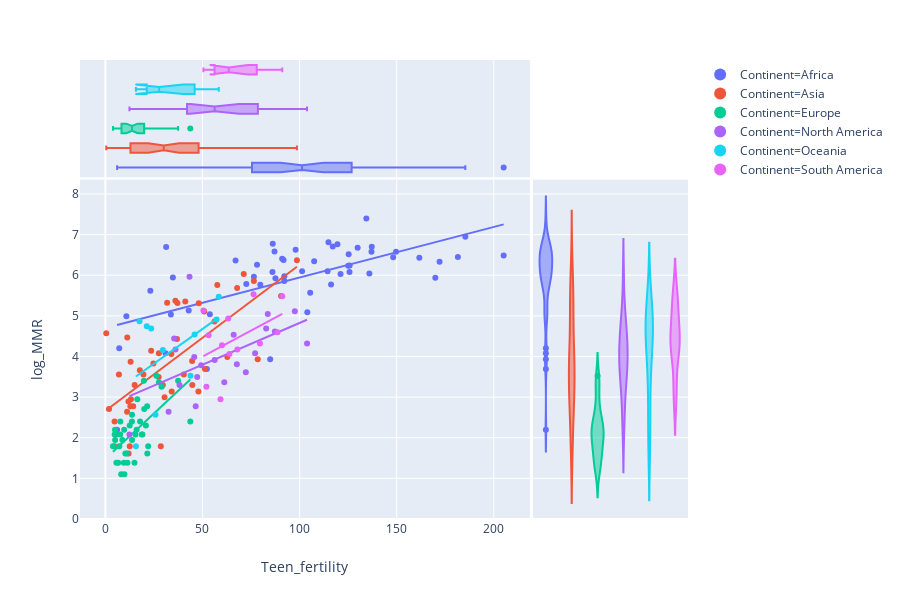

Source (notebook cell):
### Code cell
px.scatter(df_dummies, x="Teen_fertility", y="log_MMR", color="Continent", marginal_y="violin", 
           marginal_x="box", trendline="ols")

### Figure 1 — Plotly figure (JSON) as saved in the notebook; plotly's stock layout.template omitted (floating-point values rounded to 4 significant figures)
{"data": [{"hovertemplate": "Continent=Africa<br>Teen_fertility=%{x}<br>log_MMR=%{y}<extra></extra>", "legendgroup": "Continent=Africa", "marker": {"color": "#636efa", "symbol": "circle"}, "mode": "markers", "name": "Continent=Africa", "showlegend": true, "type": "scatter", "uid": "bbf6c916-7df0-4cf6-8329-d1a64b50869c", "x": [10.81, 172.1, 101.3, 42.9, 121.1, 31.29, 84.88, 125.3, 114.9, 185.4, 76.47, 129.9, 125.1, 137.0, 23.15, 52.27, 169.9, 67.04, 86.04, 78.09, 116.2, 97.97, 72.56, 149.7, 107.5, 91.04, 91.75, 137.2, 6.03, 125.7, 148.2, 181.5, 87.11, 30.98, 33.75, 161.7, 79.78, 205.1, 119.5, 34.77, 104.0, 87.57, 134.4, 117.1, 53.81, 86.18, 92.15, 125.8, 92.14, 7.127, 136.0, 105.5, 114.4], "xaxis": "x", "y": [4.99, 6.33, 6.1, 5.13, 6.033, 6.695, 3.932, 6.516, 6.812, 6.947, 5.961, 6.677, 6.232, 6.575, 5.617, 3.689, 5.938, 6.361, 6.078, 6.26, 5.775, 6.624, 5.784, 6.579, 6.346, 6.405, 6.375, 6.698, 2.197, 6.078, 6.444, 6.446, 6.583, 4.078, 5.03, 6.428, 5.765, 6.488, 6.765, 5.943, 5.088, 5.927, 7.396, 6.709, 5.037, 6.775, 5.855, 6.242, 5.974, 4.205, 6.04, 5.568, 6.1], "yaxis": "y"}, {"alignmentgroup": "True", "hovertemplate": "Continent=Africa<br>Teen_fertility=%{x}<extra></extra>", "legendgroup": "Continent=Africa", "marker": {"color": "#636efa", "symbol": "circle"}, "name": "Continent=Africa", "notched": true, "offsetgroup": "Continent=Africa", "showlegend": false, "type": "box", "uid": "5cc6b5ec-3457-4539-9f6e-4dfe59eb2688", "x": [10.81, 172.1, 101.3, 42.9, 121.1, 31.29, 84.88, 125.3, 114.9, 185.4, 76.47, 129.9, 125.1, 137.0, 23.15, 52.27, 169.9, 67.04, 86.04, 78.09, 116.2, 97.97, 72.56, 149.7, 107.5, 91.04, 91.75, 137.2, 6.03, 125.7, 148.2, 181.5, 87.11, 30.98, 33.75, 161.7, 79.78, 205.1, 119.5, 34.77, 104.0, 87.57, 134.4, 117.1, 53.81, 86.18, 92.15, 125.8, 92.14, 7.127, 136.0, 105.5, 114.4], "xaxis": "x", "yaxis": "y2"}, {"alignmentgroup": "True", "hovertemplate": "Continent=Africa<br>log_MMR=%{y}<extra></extra>", "legendgroup": "Continent=Africa", "marker": {"color": "#636efa", "symbol": "circle"}, "name": "Continent=Africa", "offsetgroup": "Continent=Africa", "scalegroup": "y", "showlegend": false, "type": "violin", "uid": "b25349b7-bd9c-49bf-977b-7dcc7b88bc03", "xaxis": "x2", "y": [4.99, 6.33, 6.1, 5.13, 6.033, 6.695, 3.932, 6.516, 6.812, 6.947, 5.961, 6.677, 6.232, 6.575, 5.617, 3.689, 5.938, 6.361, 6.078, 6.26, 5.775, 6.624, 5.784, 6.579, 6.346, 6.405, 6.375, 6.698, 2.197, 6.078, 6.444, 6.446, 6.583, 4.078, 5.03, 6.428, 5.765, 6.488, 6.765, 5.943, 5.088, 5.927, 7.396, 6.709, 5.037, 6.775, 5.855, 6.242, 5.974, 4.205, 6.04, 5.568, 6.1], "yaxis": "y"}, {"hovertemplate": "<b>OLS trendline</b><br>log_MMR = 0.012444 * Teen_fertility + 4.699132<br>R<sup>2</sup>=0.392131<br><br>Continent=Africa<br>Teen_fertility=%{x}<br>log_MMR=%{y} <b>(trend)</b><extra></extra>", "legendgroup": "Continent=Africa", "marker": {"color": "#636efa", "symbol": "circle"}, "mode": "lines", "name": "Continent=Africa", "showlegend": false, "type": "scatter", "uid": "dbe8357a-7909-4c70-a841-580de8de26ca", "x": [6.03, 7.127, 10.81, 23.15, 30.98, 31.29, 33.75, 34.77, 42.9, 52.27, 53.81, 67.04, 72.56, 76.47, 78.09, 79.78, 84.88, 86.04, 86.18, 87.11, 87.57, 91.04, 91.75, 92.14, 92.15, 97.97, 101.3, 104.0, 105.5, 107.5, 114.4, 114.9, 116.2, 117.1, 119.5, 121.1, 125.1, 125.3, 125.7, 125.8, 129.9, 134.4, 136.0, 137.0, 137.2, 148.2, 149.7, 161.7, 169.9, 172.1, 181.5, 185.4, 205.1], "xaxis": "x", "y": [4.774, 4.788, 4.834, 4.987, 5.085, 5.089, 5.119, 5.132, 5.233, 5.35, 5.369, 5.533, 5.602, 5.651, 5.671, 5.692, 5.755, 5.77, 5.772, 5.783, 5.789, 5.832, 5.841, 5.846, 5.846, 5.918, 5.96, 5.993, 6.012, 6.037, 6.123, 6.129, 6.145, 6.156, 6.186, 6.206, 6.255, 6.258, 6.264, 6.265, 6.316, 6.371, 6.391, 6.404, 6.406, 6.543, 6.562, 6.711, 6.813, 6.841, 6.958, 7.006, 7.251], "yaxis": "y"}, {"hovertemplate": "Continent=Asia<br>Teen_fertility=%{x}<br>log_MMR=%{y}<extra></extra>", "legendgroup": "Continent=Asia", "marker": {"color": "#EF553B", "symbol": "circle"}, "mode": "markers", "name": "Continent=Asia", "showlegend": true, "type": "scatter", "uid": "f4bdd5eb-60cc-40dd-aece-d670900d5eb0", "x": [98.63, 27.44, 44.77, 14.31, 90.47, 37.1, 15.07, 48.08, 6.972, 5.671, 51.29, 36.05, 50.89, 29.6, 78.45, 12.54, 4.733, 27.55, 30.47, 0.4432, 1.859, 11.95, 36.86, 67.84, 13.15, 12.99, 11.28, 23.58, 31.81, 76.45, 11.88, 41.14, 56.2, 12.86, 11.17, 4.73, 19.58, 44.68, 40.4, 47.91, 57.65, 34.15, 24.73, 28.53, 17.75, 33.95, 62.81, 71.24], "xaxis": "x", "y": [6.37, 3.497, 3.296, 2.773, 5.489, 5.318, 3.296, 5.308, 3.555, 2.079, 3.689, 5.371, 5.106, 3.296, 3.932, 1.792, 1.792, 4.078, 2.996, 4.575, 2.708, 1.609, 4.431, 5.684, 2.944, 3.871, 4.466, 4.143, 5.323, 5.855, 2.89, 5.352, 4.86, 2.773, 2.639, 2.398, 3.555, 3.892, 3.555, 3.135, 5.759, 3.135, 3.829, 1.792, 3.664, 4.06, 3.989, 6.031], "yaxis": "y"}, {"alignmentgroup": "True", "hovertemplate": "Continent=Asia<br>Teen_fertility=%{x}<extra></extra>", "legendgroup": "Continent=Asia", "marker": {"color": "#EF553B", "symbol": "circle"}, "name": "Continent=Asia", "notched": true, "offsetgroup": "Continent=Asia", "showlegend": false, "type": "box", "uid": "10030ab6-4ba7-42e1-bba3-87d4e57faaa2", "x": [98.63, 27.44, 44.77, 14.31, 90.47, 37.1, 15.07, 48.08, 6.972, 5.671, 51.29, 36.05, 50.89, 29.6, 78.45, 12.54, 4.733, 27.55, 30.47, 0.4432, 1.859, 11.95, 36.86, 67.84, 13.15, 12.99, 11.28, 23.58, 31.81, 76.45, 11.88, 41.14, 56.2, 12.86, 11.17, 4.73, 19.58, 44.68, 40.4, 47.91, 57.65, 34.15, 24.73, 28.53, 17.75, 33.95, 62.81, 71.24], "xaxis": "x", "yaxis": "y2"}, {"alignmentgroup": "True", "hovertemplate": "Continent=Asia<br>log_MMR=%{y}<extra></extra>", "legendgroup": "Continent=Asia", "marker": {"color": "#EF553B", "symbol": "circle"}, "name": "Continent=Asia", "offsetgroup": "Continent=Asia", "scalegroup": "y", "showlegend": false, "type": "violin", "uid": "2052067d-6048-4050-a580-29e24d387e79", "xaxis": "x2", "y": [6.37, 3.497, 3.296, 2.773, 5.489, 5.318, 3.296, 5.308, 3.555, 2.079, 3.689, 5.371, 5.106, 3.296, 3.932, 1.792, 1.792, 4.078, 2.996, 4.575, 2.708, 1.609, 4.431, 5.684, 2.944, 3.871, 4.466, 4.143, 5.323, 5.855, 2.89, 5.352, 4.86, 2.773, 2.639, 2.398, 3.555, 3.892, 3.555, 3.135, 5.759, 3.135, 3.829, 1.792, 3.664, 4.06, 3.989, 6.031], "yaxis": "y"}, {"hovertemplate": "<b>OLS trendline</b><br>log_MMR = 0.035969 * Teen_fertility + 2.660218<br>R<sup>2</sup>=0.491335<br><br>Continent=Asia<br>Teen_fertility=%{x}<br>log_MMR=%{y} <b>(trend)</b><extra></extra>", "legendgroup": "Continent=Asia", "marker": {"color": "#EF553B", "symbol": "circle"}, "mode": "lines", "name": "Continent=Asia", "showlegend": false, "type": "scatter", "uid": "5856fe26-fa30-43bd-b99f-678d3cc3a209", "x": [0.4432, 1.859, 4.73, 4.733, 5.671, 6.972, 11.17, 11.28, 11.88, 11.95, 12.54, 12.86, 12.99, 13.15, 14.31, 15.07, 17.75, 19.58, 23.58, 24.73, 27.44, 27.55, 28.53, 29.6, 30.47, 31.81, 33.95, 34.15, 36.05, 36.86, 37.1, 40.4, 41.14, 44.68, 44.77, 47.91, 48.08, 50.89, 51.29, 56.2, 57.65, 62.81, 67.84, 71.24, 76.45, 78.45, 90.47, 98.63], "xaxis": "x", "y": [2.676, 2.727, 2.83, 2.83, 2.864, 2.911, 3.062, 3.066, 3.087, 3.09, 3.111, 3.123, 3.127, 3.133, 3.175, 3.202, 3.299, 3.365, 3.508, 3.55, 3.647, 3.651, 3.686, 3.725, 3.756, 3.804, 3.882, 3.889, 3.957, 3.986, 3.995, 4.113, 4.14, 4.267, 4.271, 4.384, 4.39, 4.491, 4.505, 4.682, 4.734, 4.919, 5.1, 5.223, 5.41, 5.482, 5.914, 6.208], "yaxis": "y"}, {"hovertemplate": "Continent=Europe<br>Teen_fertility=%{x}<br>log_MMR=%{y}<extra></extra>", "legendgroup": "Continent=Europe", "marker": {"color": "#00cc96", "symbol": "circle"}, "mode": "markers", "name": "Continent=Europe", "showlegend": true, "type": "scatter", "uid": "d68ac5c7-277b-4eaa-a74d-5230ac2e6d5e", "x": [19.82, 9.529, 21.58, 7.629, 13.71, 43.72, 12.53, 11.07, 5.009, 18.7, 8.146, 9.675, 8.746, 9.789, 20.01, 11.34, 13.72, 6.591, 16.44, 16.1, 7.693, 17.84, 26.26, 15.48, 4.786, 19.09, 7.189, 14.98, 13.66, 37.44, 27.57, 21.51, 22.03, 4.967, 10.29, 5.653, 3.901, 28.94, 20.86], "xaxis": "x", "y": [3.401, 1.386, 1.609, 2.079, 2.565, 2.398, 2.303, 1.609, 1.946, 2.079, 1.099, 2.197, 1.946, 1.099, 2.708, 1.386, 1.946, 1.386, 2.944, 2.197, 2.398, 2.398, 3.526, 2.079, 2.079, 2.079, 1.792, 1.386, 2.398, 3.401, 3.367, 2.773, 1.792, 2.197, 1.609, 1.386, 1.792, 3.258, 2.303], "yaxis": "y"}, {"alignmentgroup": "True", "hovertemplate": "Continent=Europe<br>Teen_fertility=%{x}<extra></extra>", "legendgroup": "Continent=Europe", "marker": {"color": "#00cc96", "symbol": "circle"}, "name": "Continent=Europe", "notched": true, "offsetgroup": "Continent=Europe", "showlegend": false, "type": "box", "uid": "fbfbcc7d-0bea-4f6c-aa5a-03a9e586f2e4", "x": [19.82, 9.529, 21.58, 7.629, 13.71, 43.72, 12.53, 11.07, 5.009, 18.7, 8.146, 9.675, 8.746, 9.789, 20.01, 11.34, 13.72, 6.591, 16.44, 16.1, 7.693, 17.84, 26.26, 15.48, 4.786, 19.09, 7.189, 14.98, 13.66, 37.44, 27.57, 21.51, 22.03, 4.967, 10.29, 5.653, 3.901, 28.94, 20.86], "xaxis": "x", "yaxis": "y2"}, {"alignmentgroup": "True", "hovertemplate": "Continent=Europe<br>log_MMR=%{y}<extra></extra>", "legendgroup": "Continent=Europe", "marker": {"color": "#00cc96", "symbol": "circle"}, "name": "Continent=Europe", "offsetgroup": "Continent=Europe", "scalegroup": "y", "showlegend": false, "type": "violin", "uid": "40113ddf-98f5-4ea1-afae-6a4b640775bd", "xaxis": "x2", "y": [3.401, 1.386, 1.609, 2.079, 2.565, 2.398, 2.303, 1.609, 1.946, 2.079, 1.099, 2.197, 1.946, 1.099, 2.708, 1.386, 1.946, 1.386, 2.944, 2.197, 2.398, 2.398, 3.526, 2.079, 2.079, 2.079, 1.792, 1.386, 2.398, 3.401, 3.367, 2.773, 1.792, 2.197, 1.609, 1.386, 1.792, 3.258, 2.303], "yaxis": "y"}, {"hovertemplate": "<b>OLS trendline</b><br>log_MMR = 0.044555 * Teen_fertility + 1.482922<br>R<sup>2</sup>=0.377235<br><br>Continent=Europe<br>Teen_fertility=%{x}<br>log_MMR=%{y} <b>(trend)</b><extra></extra>", "legendgroup": "Continent=Europe", "marker": {"color": "#00cc96", "symbol": "circle"}, "mode": "lines", "name": "Continent=Europe", "showlegend": false, "type": "scatter", "uid": "02f1e55e-2d1d-4b50-96cb-8cf2afb8c7ff", "x": [3.901, 4.786, 4.967, 5.009, 5.653, 6.591, 7.189, 7.629, 7.693, 8.146, 8.746, 9.529, 9.675, 9.789, 10.29, 11.07, 11.34, 12.53, 13.66, 13.71, 13.72, 14.98, 15.48, 16.1, 16.44, 17.84, 18.7, 19.09, 19.82, 20.01, 20.86, 21.51, 21.58, 22.03, 26.26, 27.57, 28.94, 37.44, 43.72], "xaxis": "x", "y": [1.657, 1.696, 1.704, 1.706, 1.735, 1.777, 1.803, 1.823, 1.826, 1.846, 1.873, 1.907, 1.914, 1.919, 1.941, 1.976, 1.988, 2.041, 2.092, 2.094, 2.094, 2.15, 2.173, 2.2, 2.215, 2.278, 2.316, 2.333, 2.366, 2.374, 2.412, 2.441, 2.445, 2.464, 2.653, 2.711, 2.772, 3.151, 3.431], "yaxis": "y"}, {"hovertemplate": "Continent=North America<br>Teen_fertility=%{x}<br>log_MMR=%{y}<extra></extra>", "legendgroup": "Continent=North America", "marker": {"color": "#ab63fa", "symbol": "circle"}, "mode": "markers", "name": "Continent=North America", "showlegend": true, "type": "scatter", "uid": "cf1bdecb-25ba-49c3-a3cc-97cd46974ab5", "x": [35.42, 47.29, 72.32, 12.38, 61.23, 49.35, 103.9, 77.11, 38.18, 82.79, 43.33, 83.63, 66.06, 67.7, 97.55, 87.29, 46.51, 45.76, 56.28, 36.12, 32.55], "xaxis": "x", "y": [4.443, 3.497, 3.611, 2.079, 3.367, 3.784, 4.317, 4.078, 3.296, 4.691, 5.964, 5.043, 4.533, 3.807, 5.112, 4.615, 2.773, 3.989, 3.912, 4.174, 2.639], "yaxis": "y"}, {"alignmentgroup": "True", "hovertemplate": "Continent=North America<br>Teen_fertility=%{x}<extra></extra>", "legendgroup": "Continent=North America", "marker": {"color": "#ab63fa", "symbol": "circle"}, "name": "Continent=North America", "notched": true, "offsetgroup": "Continent=North America", "showlegend": false, "type": "box", "uid": "d0793537-0074-4555-b664-5d8086e6534a", "x": [35.42, 47.29, 72.32, 12.38, 61.23, 49.35, 103.9, 77.11, 38.18, 82.79, 43.33, 83.63, 66.06, 67.7, 97.55, 87.29, 46.51, 45.76, 56.28, 36.12, 32.55], "xaxis": "x", "yaxis": "y2"}, {"alignmentgroup": "True", "hovertemplate": "Continent=North America<br>log_MMR=%{y}<extra></extra>", "legendgroup": "Continent=North America", "marker": {"color": "#ab63fa", "symbol": "circle"}, "name": "Continent=North America", "offsetgroup": "Continent=North America", "scalegroup": "y", "showlegend": false, "type": "violin", "uid": "ba184c8f-8936-45cd-9ab6-332fc484fd48", "xaxis": "x2", "y": [4.443, 3.497, 3.611, 2.079, 3.367, 3.784, 4.317, 4.078, 3.296, 4.691, 5.964, 5.043, 4.533, 3.807, 5.112, 4.615, 2.773, 3.989, 3.912, 4.174, 2.639], "yaxis": "y"}, {"hovertemplate": "<b>OLS trendline</b><br>log_MMR = 0.020546 * Teen_fertility + 2.771015<br>R<sup>2</sup>=0.296641<br><br>Continent=North America<br>Teen_fertility=%{x}<br>log_MMR=%{y} <b>(trend)</b><extra></extra>", "legendgroup": "Continent=North America", "marker": {"color": "#ab63fa", "symbol": "circle"}, "mode": "lines", "name": "Continent=North America", "showlegend": false, "type": "scatter", "uid": "a10a8822-f464-42cf-8ee3-92633a8e73ec", "x": [12.38, 32.55, 35.42, 36.12, 38.18, 43.33, 45.76, 46.51, 47.29, 49.35, 56.28, 61.23, 66.06, 67.7, 72.32, 77.11, 82.79, 83.63, 87.29, 97.55, 103.9], "xaxis": "x", "y": [3.025, 3.44, 3.499, 3.513, 3.555, 3.661, 3.711, 3.727, 3.743, 3.785, 3.927, 4.029, 4.128, 4.162, 4.257, 4.355, 4.472, 4.489, 4.564, 4.775, 4.905], "yaxis": "y"}, {"hovertemplate": "Continent=Oceania<br>Teen_fertility=%{x}<br>log_MMR=%{y}<extra></extra>", "legendgroup": "Continent=Oceania", "marker": {"color": "#19d3f3", "symbol": "circle"}, "mode": "markers", "name": "Continent=Oceania", "showlegend": true, "type": "scatter", "uid": "c03da166-fcb1-4bb5-ac20-f4f3a8955a22", "x": [15.72, 43.84, 23.58, 21.3, 25.8, 58.39, 29.62, 57.24, 17.56, 45.96], "xaxis": "x", "y": [1.792, 3.526, 4.691, 4.745, 2.565, 5.472, 4.159, 4.913, 4.868, 4.543], "yaxis": "y"}, {"alignmentgroup": "True", "hovertemplate": "Continent=Oceania<br>Teen_fertility=%{x}<extra></extra>", "legendgroup": "Continent=Oceania", "marker": {"color": "#19d3f3", "symbol": "circle"}, "name": "Continent=Oceania", "notched": true, "offsetgroup": "Continent=Oceania", "showlegend": false, "type": "box", "uid": "1f04f131-35b7-4d90-be25-51bfad0c06ab", "x": [15.72, 43.84, 23.58, 21.3, 25.8, 58.39, 29.62, 57.24, 17.56, 45.96], "xaxis": "x", "yaxis": "y2"}, {"alignmentgroup": "True", "hovertemplate": "Continent=Oceania<br>log_MMR=%{y}<extra></extra>", "legendgroup": "Continent=Oceania", "marker": {"color": "#19d3f3", "symbol": "circle"}, "name": "Continent=Oceania", "offsetgroup": "Continent=Oceania", "scalegroup": "y", "showlegend": false, "type": "violin", "uid": "c44e6ff9-fde3-447b-a1a2-5d0a50ba0ee4", "xaxis": "x2", "y": [1.792, 3.526, 4.691, 4.745, 2.565, 5.472, 4.159, 4.913, 4.868, 4.543], "yaxis": "y"}, {"hovertemplate": "<b>OLS trendline</b><br>log_MMR = 0.034080 * Teen_fertility + 2.972091<br>R<sup>2</sup>=0.224083<br><br>Continent=Oceania<br>Teen_fertility=%{x}<br>log_MMR=%{y} <b>(trend)</b><extra></extra>", "legendgroup": "Continent=Oceania", "marker": {"color": "#19d3f3", "symbol": "circle"}, "mode": "lines", "name": "Continent=Oceania", "showlegend": false, "type": "scatter", "uid": "f897960f-e9ba-4a36-9e7f-4022cbdf7c38", "x": [15.72, 17.56, 21.3, 23.58, 25.8, 29.62, 43.84, 45.96, 57.24, 58.39], "xaxis": "x", "y": [3.508, 3.57, 3.698, 3.776, 3.851, 3.982, 4.466, 4.538, 4.923, 4.962], "yaxis": "y"}, {"hovertemplate": "Continent=South America<br>Teen_fertility=%{x}<br>log_MMR=%{y}<extra></extra>", "legendgroup": "Continent=South America", "marker": {"color": "#e763fa", "symbol": "circle"}, "mode": "markers", "name": "Continent=South America", "showlegend": true, "type": "scatter", "uid": "68bc75f0-7c20-45fc-ae26-9305da126e15", "x": [63.88, 76.3, 67.95, 52.04, 60.07, 79.6, 91.09, 63.28, 53.16, 50.49, 59.29, 88.65], "xaxis": "x", "y": [4.06, 5.533, 4.174, 3.258, 4.277, 4.317, 5.485, 4.934, 4.522, 5.13, 2.944, 4.595], "yaxis": "y"}, {"alignmentgroup": "True", "hovertemplate": "Continent=South America<br>Teen_fertility=%{x}<extra></extra>", "legendgroup": "Continent=South America", "marker": {"color": "#e763fa", "symbol": "circle"}, "name": "Continent=South America", "notched": true, "offsetgroup": "Continent=South America", "showlegend": false, "type": "box", "uid": "f3e1854f-67d3-4995-bb6e-9a5831ac1ad5", "x": [63.88, 76.3, 67.95, 52.04, 60.07, 79.6, 91.09, 63.28, 53.16, 50.49, 59.29, 88.65], "xaxis": "x", "yaxis": "y2"}, {"alignmentgroup": "True", "hovertemplate": "Continent=South America<br>log_MMR=%{y}<extra></extra>", "legendgroup": "Continent=South America", "marker": {"color": "#e763fa", "symbol": "circle"}, "name": "Continent=South America", "offsetgroup": "Continent=South America", "scalegroup": "y", "showlegend": false, "type": "violin", "uid": "08b56207-01eb-4bbc-9733-9e1f3278f2b8", "xaxis": "x2", "y": [4.06, 5.533, 4.174, 3.258, 4.277, 4.317, 5.485, 4.934, 4.522, 5.13, 2.944, 4.595], "yaxis": "y"}, {"hovertemplate": "<b>OLS trendline</b><br>log_MMR = 0.025575 * Teen_fertility + 2.718546<br>R<sup>2</sup>=0.199602<br><br>Continent=South America<br>Teen_fertility=%{x}<br>log_MMR=%{y} <b>(trend)</b><extra></extra>", "legendgroup": "Continent=South America", "marker": {"color": "#e763fa", "symbol": "circle"}, "mode": "lines", "name": "Continent=South America", "showlegend": false, "type": "scatter", "uid": "aa039d55-b2fc-43ae-8f8f-bcf2513cbe9d", "x": [50.49, 52.04, 53.16, 59.29, 60.07, 63.28, 63.88, 67.95, 76.3, 79.6, 88.65, 91.09], "xaxis": "x", "y": [4.01, 4.049, 4.078, 4.235, 4.255, 4.337, 4.352, 4.457, 4.67, 4.754, 4.986, 5.048], "yaxis": "y"}], "layout": {"barmode": "overlay", "height": 600, "legend": {"tracegroupgap": 0}, "margin": {"t": 60}, "violinmode": "overlay", "xaxis": {"domain": [0, 0.74], "showgrid": true, "title": {"text": "Teen_fertility"}}, "xaxis2": {"domain": [0.745, 1], "showticklabels": false}, "yaxis": {"domain": [0, 0.74], "showgrid": true, "title": {"text": "log_MMR"}}, "yaxis2": {"domain": [0.745, 1], "showticklabels": false}}}
